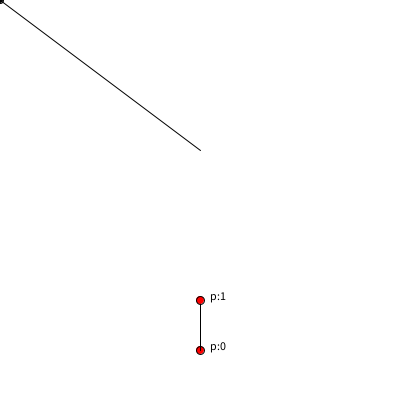
Frame 1 (no input)
Frame 60 (the mouse pressed at the canvas centre just before this capture): identical to frame 1, image omitted
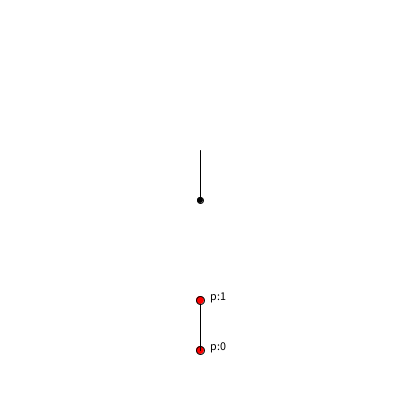
Frame 120 (the mouse held since frame 60 and released just before this capture)

The Processing sketch that drew these frames (run headless with seeded random() and noise(); from frame 60 on, the mouse is pressed at the canvas centre):

// Processing sketch: week14_7_ik_inverse_kinematics_part5
// ── week14_7_ik_inverse_kinematics_part5.pde
//week14_7_ik_inverse_kinematics_part5
//用簡單的線段,來解真的ID的運算
void setup(){
 size(400,400);
 for(int i=0; i<6;i++){  //把頂點從下到上放好
  p[i] = new PVector(200, 350-50*i); 
 }
}
PVector [] p = new PVector[6];  //有6點頂點
void draw(){
  background(255);
  for(int i=0;i<2;i++){  //用迴圈畫點畫字
   if(i>0) line(p[i-1].x,p[i-1].y,p[i].x,p[i].y);
   fill(255,0,0);  //紅色的圈圈
   ellipse(p[i].x,p[i].y,8,8);
   fill(0); //黑色的字
   text("p:"+i,p[i].x+10,p[i].y); //字往右一點點
  }
  PVector now = new PVector(mouseX,mouseY);  //現在的位置
  PVector v = PVector.sub(now,p[5]).normalize().mult(50);  //短向量
  //因為長度限制50,所以長向量,先長度變成1,再乘以50
  p[5].x = p[4].x+v.x;  //新的位置,是中心,在加長度50
  p[5].y = p[4].y+v.y; //新的位置,是中心,在加長度50
  ellipse(mouseX,mouseY,6,6);  //滑鼠也有一個小點,要控制座標移動
  line(p[4].x,p[4].y,mouseX,mouseY);
}
